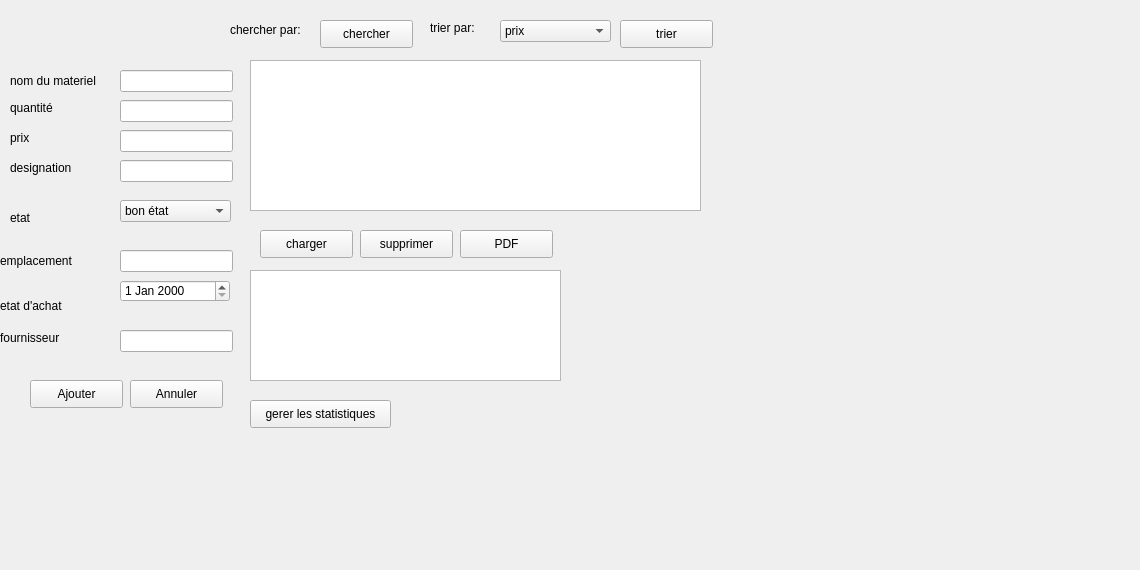
     <widget class="QWidget" name="page_3">
      <widget class="QLabel" name="label_23">
       <property name="geometry">
        <rect>
         <x>0</x>
         <y>330</y>
         <width>71</width>
         <height>16</height>
        </rect>
       </property>
       <property name="text">
        <string>fournisseur</string>
       </property>
      </widget>
      <widget class="QLabel" name="label_24">
       <property name="geometry">
        <rect>
         <x>0</x>
         <y>290</y>
         <width>81</width>
         <height>31</height>
        </rect>
       </property>
       <property name="text">
        <string>etat d'achat</string>
       </property>
      </widget>
      <widget class="QLabel" name="label_25">
       <property name="geometry">
        <rect>
         <x>0</x>
         <y>250</y>
         <width>91</width>
         <height>21</height>
        </rect>
       </property>
       <property name="text">
        <string>emplacement</string>
       </property>
      </widget>
      <widget class="QLabel" name="label_26">
       <property name="geometry">
        <rect>
         <x>10</x>
         <y>210</y>
         <width>71</width>
         <height>16</height>
        </rect>
       </property>
       <property name="text">
        <string>etat</string>
       </property>
      </widget>
      <widget class="QLabel" name="label_27">
       <property name="geometry">
        <rect>
         <x>10</x>
         <y>160</y>
         <width>71</width>
         <height>16</height>
        </rect>
       </property>
       <property name="text">
        <string>designation</string>
       </property>
      </widget>
      <widget class="QLabel" name="label_28">
       <property name="geometry">
        <rect>
         <x>10</x>
         <y>130</y>
         <width>71</width>
         <height>16</height>
        </rect>
       </property>
       <property name="text">
        <string>prix</string>
       </property>
      </widget>
      <widget class="QLabel" name="label_29">
       <property name="geometry">
        <rect>
         <x>10</x>
         <y>100</y>
         <width>71</width>
         <height>16</height>
        </rect>
       </property>
       <property name="text">
        <string>quantité</string>
       </property>
      </widget>
      <widget class="QLabel" name="label_30">
       <property name="geometry">
        <rect>
         <x>10</x>
         <y>70</y>
         <width>121</width>
         <height>21</height>
        </rect>
       </property>
       <property name="text">
        <string>nom du materiel</string>
       </property>
      </widget>
      <widget class="QLineEdit" name="lineEdit_ID_seance_2">
       <property name="geometry">
        <rect>
         <x>120</x>
         <y>330</y>
         <width>113</width>
         <height>22</height>
        </rect>
       </property>
      </widget>
      <widget class="QLineEdit" name="lineEdit_ID_seance_4">
       <property name="geometry">
        <rect>
         <x>120</x>
         <y>250</y>
         <width>113</width>
         <height>22</height>
        </rect>
       </property>
      </widget>
      <widget class="QLineEdit" name="lineEdit_ID_seance_6">
       <property name="geometry">
        <rect>
         <x>120</x>
         <y>160</y>
         <width>113</width>
         <height>22</height>
        </rect>
       </property>
      </widget>
      <widget class="QLineEdit" name="lineEdit_ID_seance_7">
       <property name="geometry">
        <rect>
         <x>120</x>
         <y>130</y>
         <width>113</width>
         <height>22</height>
        </rect>
       </property>
      </widget>
      <widget class="QLineEdit" name="lineEdit_ID_seance_8">
       <property name="geometry">
        <rect>
         <x>120</x>
         <y>100</y>
         <width>113</width>
         <height>22</height>
        </rect>
       </property>
      </widget>
      <widget class="QLineEdit" name="lineEdit_ID_seance_9">
       <property name="geometry">
        <rect>
         <x>120</x>
         <y>70</y>
         <width>113</width>
         <height>22</height>
        </rect>
       </property>
      </widget>
      <widget class="QLabel" name="label_31">
       <property name="geometry">
        <rect>
         <x>230</x>
         <y>20</y>
         <width>81</width>
         <height>20</height>
        </rect>
       </property>
       <property name="text">
        <string>chercher par:</string>
       </property>
      </widget>
      <widget class="QPushButton" name="pushButton_27">
       <property name="geometry">
        <rect>
         <x>320</x>
         <y>20</y>
         <width>93</width>
         <height>28</height>
        </rect>
       </property>
       <property name="text">
        <string>chercher</string>
       </property>
      </widget>
      <widget class="QLabel" name="label_32">
       <property name="geometry">
        <rect>
         <x>430</x>
         <y>20</y>
         <width>56</width>
         <height>16</height>
        </rect>
       </property>
       <property name="text">
        <string>trier par:</string>
       </property>
      </widget>
      <widget class="QComboBox" name="comboBox_2">
       <property name="geometry">
        <rect>
         <x>500</x>
         <y>20</y>
         <width>111</width>
         <height>22</height>
        </rect>
       </property>
       <item>
        <property name="text">
         <string>prix</string>
        </property>
       </item>
       <item>
        <property name="text">
         <string>etat</string>
        </property>
       </item>
       <item>
        <property name="text">
         <string>quantité</string>
        </property>
       </item>
      </widget>
      <widget class="QPushButton" name="pushButton_28">
       <property name="geometry">
        <rect>
         <x>620</x>
         <y>20</y>
         <width>93</width>
         <height>28</height>
        </rect>
       </property>
       <property name="text">
        <string>trier</string>
       </property>
      </widget>
      <widget class="QPushButton" name="pushButton_29">
       <property name="geometry">
        <rect>
         <x>260</x>
         <y>230</y>
         <width>93</width>
         <height>28</height>
        </rect>
       </property>
       <property name="text">
        <string>charger</string>
       </property>
      </widget>
      <widget class="QTextEdit" name="textEdit_3">
       <property name="geometry">
        <rect>
         <x>250</x>
         <y>60</y>
         <width>451</width>
         <height>151</height>
        </rect>
       </property>
      </widget>
      <widget class="QPushButton" name="pushButton_30">
       <property name="geometry">
        <rect>
         <x>360</x>
         <y>230</y>
         <width>93</width>
         <height>28</height>
        </rect>
       </property>
       <property name="text">
        <string>supprimer</string>
       </property>
      </widget>
      <widget class="QPushButton" name="pushButton_31">
       <property name="geometry">
        <rect>
         <x>460</x>
         <y>230</y>
         <width>93</width>
         <height>28</height>
        </rect>
       </property>
       <property name="text">
        <string>PDF</string>
       </property>
      </widget>
      <widget class="QTextEdit" name="textEdit_4">
       <property name="geometry">
        <rect>
         <x>250</x>
         <y>270</y>
         <width>311</width>
         <height>111</height>
        </rect>
       </property>
      </widget>
      <widget class="QPushButton" name="pushButton_32">
       <property name="geometry">
        <rect>
         <x>250</x>
         <y>400</y>
         <width>141</width>
         <height>28</height>
        </rect>
       </property>
       <property name="text">
        <string>gerer les statistiques</string>
       </property>
      </widget>
      <widget class="QPushButton" name="pushButton_33">
       <property name="geometry">
        <rect>
         <x>130</x>
         <y>380</y>
         <width>93</width>
         <height>28</height>
        </rect>
       </property>
       <property name="text">
        <string>Annuler</string>
       </property>
      </widget>
      <widget class="QPushButton" name="pushButton_34">
       <property name="geometry">
        <rect>
         <x>30</x>
         <y>380</y>
         <width>93</width>
         <height>28</height>
        </rect>
       </property>
       <property name="text">
        <string>Ajouter</string>
       </property>
      </widget>
      <widget class="QDateEdit" name="dateEdit_4">
       <property name="geometry">
        <rect>
         <x>120</x>
         <y>280</y>
         <width>110</width>
         <height>22</height>
        </rect>
       </property>
      </widget>
      <widget class="QComboBox" name="comboBox_3">
       <property name="geometry">
        <rect>
         <x>120</x>
         <y>200</y>
         <width>111</width>
         <height>22</height>
        </rect>
       </property>
       <item>
        <property name="text">
         <string>bon état</string>
        </property>
       </item>
       <item>
        <property name="text">
         <string>mauvaise état</string>
        </property>
       </item>
      </widget>
      <widget class="QLabel" name="label_2">
       <property name="geometry">
        <rect>
         <x>635</x>
         <y>245</y>
         <width>201</width>
         <height>191</height>
        </rect>
       </property>
       <property name="text">
        <string/>
       </property>
       <property name="pixmap">
        <pixmap>../logo/logo.png</pixmap>
       </property>
      </widget>
      <widget class="QLabel" name="label_36">
       <property name="geometry">
        <rect>
         <x>-245</x>
         <y>-80</y>
         <width>1131</width>
         <height>561</height>
        </rect>
       </property>
       <property name="text">
        <string/>
       </property>
       <property name="pixmap">
        <pixmap>../logo/background.png</pixmap>
       </property>
      </widget>
      <zorder>label_36</zorder>
      <zorder>label_23</zorder>
      <zorder>label_24</zorder>
      <zorder>label_25</zorder>
      <zorder>label_26</zorder>
      <zorder>label_27</zorder>
      <zorder>label_28</zorder>
      <zorder>label_29</zorder>
      <zorder>label_30</zorder>
      <zorder>lineEdit_ID_seance_2</zorder>
      <zorder>lineEdit_ID_seance_4</zorder>
      <zorder>lineEdit_ID_seance_6</zorder>
      <zorder>lineEdit_ID_seance_7</zorder>
      <zorder>lineEdit_ID_seance_8</zorder>
      <zorder>lineEdit_ID_seance_9</zorder>
      <zorder>label_31</zorder>
      <zorder>pushButton_27</zorder>
      <zorder>label_32</zorder>
      <zorder>comboBox_2</zorder>
      <zorder>pushButton_28</zorder>
      <zorder>pushButton_29</zorder>
      <zorder>textEdit_3</zorder>
      <zorder>pushButton_30</zorder>
      <zorder>pushButton_31</zorder>
      <zorder>textEdit_4</zorder>
      <zorder>pushButton_32</zorder>
      <zorder>pushButton_33</zorder>
      <zorder>pushButton_34</zorder>
      <zorder>dateEdit_4</zorder>
      <zorder>comboBox_3</zorder>
      <zorder>label_2</zorder>
     </widget>
